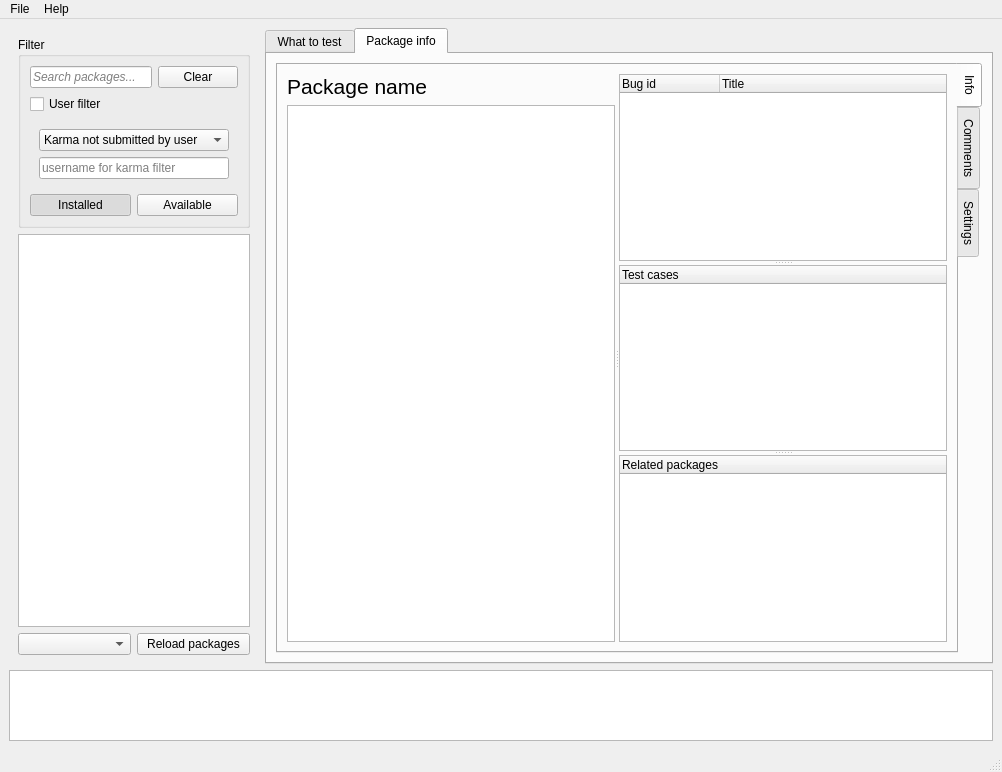
<?xml version="1.0" encoding="UTF-8"?>
<ui version="4.0">
 <class>MainWindow</class>
 <widget class="QMainWindow" name="MainWindow">
  <property name="geometry">
   <rect>
    <x>0</x>
    <y>0</y>
    <width>1002</width>
    <height>772</height>
   </rect>
  </property>
  <property name="windowTitle">
   <string>Fedora Gooey Karma</string>
  </property>
  <widget class="QWidget" name="centralwidget">
   <layout class="QVBoxLayout" name="centralWidgetSplitter">
    <item>
     <layout class="QHBoxLayout" name="horizontalLayout_4">
      <item>
       <widget class="QWidget" name="pkgLists" native="true">
        <property name="maximumSize">
         <size>
          <width>250</width>
          <height>16777215</height>
         </size>
        </property>
        <layout class="QVBoxLayout" name="verticalLayout">
         <item>
          <widget class="QGroupBox" name="groupBox">
           <property name="title">
            <string>Filter</string>
           </property>
           <property name="checkable">
            <bool>false</bool>
           </property>
           <layout class="QVBoxLayout" name="verticalLayout_5">
            <item>
             <layout class="QHBoxLayout" name="horizontalLayout_2">
              <item>
               <widget class="QLineEdit" name="searchEdit">
                <property name="font">
                 <font>
                  <italic>true</italic>
                 </font>
                </property>
                <property name="inputMask">
                 <string/>
                </property>
                <property name="text">
                 <string/>
                </property>
                <property name="placeholderText">
                 <string>Search packages...</string>
                </property>
               </widget>
              </item>
              <item>
               <widget class="QPushButton" name="pushButton">
                <property name="toolTip">
                 <string>Clear search</string>
                </property>
                <property name="text">
                 <string>Clear</string>
                </property>
               </widget>
              </item>
             </layout>
            </item>
            <item>
             <widget class="QCheckBox" name="karmaCheckBox">
              <property name="text">
               <string>User filter</string>
              </property>
              <property name="checked">
               <bool>false</bool>
              </property>
             </widget>
            </item>
            <item>
             <widget class="QWidget" name="karmaFilterWidget" native="true">
              <property name="minimumSize">
               <size>
                <width>0</width>
                <height>0</height>
               </size>
              </property>
              <layout class="QVBoxLayout" name="verticalLayout_8">
               <item>
                <widget class="QComboBox" name="karmaFilterUserCombo">
                 <item>
                  <property name="text">
                   <string>Karma not submitted by user</string>
                  </property>
                 </item>
                 <item>
                  <property name="text">
                   <string>Karma submitted by user</string>
                  </property>
                 </item>
                </widget>
               </item>
               <item>
                <widget class="QLineEdit" name="karmaUsernameEdit">
                 <property name="dragEnabled">
                  <bool>false</bool>
                 </property>
                 <property name="placeholderText">
                  <string>username for karma filter</string>
                 </property>
                </widget>
               </item>
              </layout>
             </widget>
            </item>
            <item>
             <layout class="QHBoxLayout" name="horizontalLayout">
              <item>
               <widget class="QPushButton" name="installedBtn">
                <property name="text">
                 <string>Installed</string>
                </property>
                <property name="checkable">
                 <bool>true</bool>
                </property>
                <property name="checked">
                 <bool>true</bool>
                </property>
                <property name="autoDefault">
                 <bool>false</bool>
                </property>
                <property name="default">
                 <bool>false</bool>
                </property>
                <property name="flat">
                 <bool>false</bool>
                </property>
               </widget>
              </item>
              <item>
               <widget class="QPushButton" name="availableBtn">
                <property name="text">
                 <string>Available</string>
                </property>
                <property name="checkable">
                 <bool>true</bool>
                </property>
                <property name="checked">
                 <bool>false</bool>
                </property>
                <property name="autoDefault">
                 <bool>false</bool>
                </property>
                <property name="default">
                 <bool>false</bool>
                </property>
                <property name="flat">
                 <bool>false</bool>
                </property>
               </widget>
              </item>
             </layout>
            </item>
           </layout>
          </widget>
         </item>
         <item>
          <widget class="QListWidget" name="pkgList">
           <property name="frameShadow">
            <enum>QFrame::Sunken</enum>
           </property>
           <property name="tabKeyNavigation">
            <bool>false</bool>
           </property>
           <property name="sortingEnabled">
            <bool>true</bool>
           </property>
          </widget>
         </item>
         <item>
          <layout class="QHBoxLayout" name="horizontalLayout_5">
           <item>
            <widget class="QComboBox" name="releaseComboBox"/>
           </item>
           <item>
            <widget class="QPushButton" name="loadPackagesBtn">
             <property name="text">
              <string>Reload packages</string>
             </property>
            </widget>
           </item>
          </layout>
         </item>
        </layout>
       </widget>
      </item>
      <item>
       <widget class="QTabWidget" name="tabWidget">
        <property name="sizePolicy">
         <sizepolicy hsizetype="Maximum" vsizetype="Maximum">
          <horstretch>6</horstretch>
          <verstretch>0</verstretch>
         </sizepolicy>
        </property>
        <property name="maximumSize">
         <size>
          <width>9000</width>
          <height>9000</height>
         </size>
        </property>
        <property name="mouseTracking">
         <bool>false</bool>
        </property>
        <property name="styleSheet">
         <string notr="true"/>
        </property>
        <property name="currentIndex">
         <number>1</number>
        </property>
        <widget class="QWidget" name="tabWhatToTest">
         <property name="autoFillBackground">
          <bool>false</bool>
         </property>
         <property name="styleSheet">
          <string notr="true"/>
         </property>
         <attribute name="title">
          <string>What to test</string>
         </attribute>
         <layout class="QHBoxLayout" name="horizontalLayout_6">
          <item>
           <widget class="QToolBox" name="toolBoxWhatToTest">
            <property name="currentIndex">
             <number>2</number>
            </property>
            <widget class="QWidget" name="toolBoxWelcome">
             <property name="geometry">
              <rect>
               <x>0</x>
               <y>0</y>
               <width>84</width>
               <height>84</height>
              </rect>
             </property>
             <attribute name="label">
              <string>Fedora Gooey Karma</string>
             </attribute>
             <layout class="QVBoxLayout" name="verticalLayout_7">
              <item>
               <widget class="QTextBrowser" name="textBrowser_2">
                <property name="styleSheet">
                 <string notr="true">background-color: rgba(255, 255, 255, 0);</string>
                </property>
                <property name="frameShadow">
                 <enum>QFrame::Plain</enum>
                </property>
                <property name="html">
                 <string>&lt;!DOCTYPE HTML PUBLIC &quot;-//W3C//DTD HTML 4.0//EN&quot; &quot;http://www.w3.org/TR/REC-html40/strict.dtd&quot;&gt;
&lt;html&gt;&lt;head&gt;&lt;meta name=&quot;qrichtext&quot; content=&quot;1&quot; /&gt;&lt;style type=&quot;text/css&quot;&gt;
p, li { white-space: pre-wrap; }
&lt;/style&gt;&lt;/head&gt;&lt;body style=&quot; font-family:'Sans Serif'; font-size:10pt; font-weight:400; font-style:normal;&quot;&gt;
&lt;p style=&quot; margin-top:0px; margin-bottom:0px; margin-left:0px; margin-right:0px; -qt-block-indent:0; text-indent:0px;&quot;&gt;Welcome to&lt;span style=&quot; font-weight:600;&quot;&gt; Fedora Gooey Karma&lt;/span&gt; tool which helps you with testing new updates for your Fedora.&lt;/p&gt;
&lt;p style=&quot;-qt-paragraph-type:empty; margin-top:0px; margin-bottom:0px; margin-left:0px; margin-right:0px; -qt-block-indent:0; text-indent:0px;&quot;&gt;&lt;br /&gt;&lt;/p&gt;
&lt;p style=&quot; margin-top:0px; margin-bottom:0px; margin-left:0px; margin-right:0px; -qt-block-indent:0; text-indent:0px;&quot;&gt;To load updates, press lower-left &lt;span style=&quot; font-weight:600;&quot;&gt;Reload packages&lt;/span&gt; button. If you are not sure what you should test, wait until all packages are loaded and see sections below this text.&lt;/p&gt;&lt;/body&gt;&lt;/html&gt;</string>
                </property>
               </widget>
              </item>
             </layout>
            </widget>
            <widget class="QWidget" name="toolBoxNegativeKarma">
             <property name="geometry">
              <rect>
               <x>0</x>
               <y>0</y>
               <width>602</width>
               <height>103</height>
              </rect>
             </property>
             <attribute name="label">
              <string>Updates with negative karma</string>
             </attribute>
             <layout class="QVBoxLayout" name="verticalLayout_9">
              <item alignment="Qt::AlignTop">
               <widget class="QLabel" name="label_6">
                <property name="text">
                 <string>It would be nice to re-test updates which has got negative karma. See these packages below.</string>
                </property>
               </widget>
              </item>
              <item>
               <widget class="QTreeWidget" name="tool_pkg_list_negative">
                <column>
                 <property name="text">
                  <string>Package</string>
                 </property>
                </column>
               </widget>
              </item>
             </layout>
            </widget>
            <widget class="QWidget" name="toolBoxRunning">
             <property name="geometry">
              <rect>
               <x>0</x>
               <y>0</y>
               <width>712</width>
               <height>454</height>
              </rect>
             </property>
             <attribute name="label">
              <string>Currently running applications</string>
             </attribute>
             <layout class="QVBoxLayout" name="verticalLayout_12">
              <item>
               <widget class="QTreeWidget" name="tool_pkg_list_running">
                <column>
                 <property name="text">
                  <string>Package</string>
                 </property>
                </column>
               </widget>
              </item>
             </layout>
            </widget>
            <widget class="QWidget" name="toolBoxFavorite">
             <property name="geometry">
              <rect>
               <x>0</x>
               <y>0</y>
               <width>361</width>
               <height>122</height>
              </rect>
             </property>
             <attribute name="label">
              <string>Favorite packages</string>
             </attribute>
             <layout class="QVBoxLayout" name="toolBoxFavoriteLayout">
              <item>
               <widget class="QTreeWidget" name="tool_pkg_list_favorite">
                <column>
                 <property name="text">
                  <string>Package</string>
                 </property>
                </column>
               </widget>
              </item>
              <item>
               <layout class="QHBoxLayout" name="horizontalLayout_7">
                <property name="topMargin">
                 <number>0</number>
                </property>
                <item>
                 <widget class="QWidget" name="tool_add_remove_pkg" native="true">
                  <property name="minimumSize">
                   <size>
                    <width>0</width>
                    <height>0</height>
                   </size>
                  </property>
                  <layout class="QHBoxLayout" name="horizontalLayout_9">
                   <item>
                    <widget class="QPushButton" name="btn_tool_remove_pkg">
                     <property name="text">
                      <string>Remove selected package</string>
                     </property>
                    </widget>
                   </item>
                   <item>
                    <spacer name="horizontalSpacer">
                     <property name="orientation">
                      <enum>Qt::Horizontal</enum>
                     </property>
                     <property name="sizeHint" stdset="0">
                      <size>
                       <width>40</width>
                       <height>20</height>
                      </size>
                     </property>
                    </spacer>
                   </item>
                   <item>
                    <widget class="QLineEdit" name="tool_pkg_name"/>
                   </item>
                   <item>
                    <widget class="QPushButton" name="btn_tool_add_pkg">
                     <property name="text">
                      <string>Add package</string>
                     </property>
                    </widget>
                   </item>
                  </layout>
                 </widget>
                </item>
               </layout>
              </item>
             </layout>
            </widget>
            <widget class="QWidget" name="toolBoxIgnored">
             <property name="geometry">
              <rect>
               <x>0</x>
               <y>0</y>
               <width>84</width>
               <height>84</height>
              </rect>
             </property>
             <attribute name="label">
              <string>Ignored packages</string>
             </attribute>
             <layout class="QVBoxLayout" name="toolBoxIgnoredLayout">
              <item>
               <widget class="QTreeWidget" name="tool_pkg_list_ignored">
                <column>
                 <property name="text">
                  <string>Package</string>
                 </property>
                </column>
               </widget>
              </item>
             </layout>
            </widget>
           </widget>
          </item>
         </layout>
        </widget>
        <widget class="QWidget" name="TabInfo">
         <property name="cursor">
          <cursorShape>ArrowCursor</cursorShape>
         </property>
         <property name="styleSheet">
          <string notr="true"/>
         </property>
         <attribute name="title">
          <string>Package info</string>
         </attribute>
         <layout class="QVBoxLayout" name="verticalLayout_4">
          <item alignment="Qt::AlignTop">
           <widget class="QTabWidget" name="tabWidget_side">
            <property name="tabPosition">
             <enum>QTabWidget::East</enum>
            </property>
            <property name="currentIndex">
             <number>0</number>
            </property>
            <widget class="QWidget" name="tabPkg_info">
             <attribute name="title">
              <string>Info</string>
             </attribute>
             <layout class="QVBoxLayout" name="verticalLayout_6">
              <item>
               <widget class="QSplitter" name="splitter_6">
                <property name="orientation">
                 <enum>Qt::Vertical</enum>
                </property>
                <widget class="QSplitter" name="splitter_7">
                 <property name="orientation">
                  <enum>Qt::Horizontal</enum>
                 </property>
                 <widget class="QWidget" name="layoutWidget_2">
                  <layout class="QVBoxLayout" name="verticalLayout_11">
                   <item>
                    <widget class="QLabel" name="pkgNameLabel">
                     <property name="font">
                      <font>
                       <pointsize>16</pointsize>
                      </font>
                     </property>
                     <property name="cursor">
                      <cursorShape>ArrowCursor</cursorShape>
                     </property>
                     <property name="mouseTracking">
                      <bool>false</bool>
                     </property>
                     <property name="focusPolicy">
                      <enum>Qt::NoFocus</enum>
                     </property>
                     <property name="acceptDrops">
                      <bool>false</bool>
                     </property>
                     <property name="text">
                      <string>Package name</string>
                     </property>
                     <property name="textInteractionFlags">
                      <set>Qt::LinksAccessibleByMouse|Qt::TextSelectableByMouse</set>
                     </property>
                    </widget>
                   </item>
                   <item>
                    <widget class="QTextBrowser" name="textBrowser">
                     <property name="font">
                      <font>
                       <family>Monospace</family>
                       <pointsize>8</pointsize>
                      </font>
                     </property>
                     <property name="styleSheet">
                      <string notr="true"/>
                     </property>
                     <property name="html">
                      <string>&lt;!DOCTYPE HTML PUBLIC &quot;-//W3C//DTD HTML 4.0//EN&quot; &quot;http://www.w3.org/TR/REC-html40/strict.dtd&quot;&gt;
&lt;html&gt;&lt;head&gt;&lt;meta name=&quot;qrichtext&quot; content=&quot;1&quot; /&gt;&lt;style type=&quot;text/css&quot;&gt;
p, li { white-space: pre-wrap; }
&lt;/style&gt;&lt;/head&gt;&lt;body style=&quot; font-family:'Monospace'; font-size:8pt; font-weight:400; font-style:normal;&quot;&gt;
&lt;p style=&quot;-qt-paragraph-type:empty; margin-top:0px; margin-bottom:0px; margin-left:0px; margin-right:0px; -qt-block-indent:0; text-indent:0px; font-size:10pt;&quot;&gt;&lt;br /&gt;&lt;/p&gt;&lt;/body&gt;&lt;/html&gt;</string>
                     </property>
                    </widget>
                   </item>
                  </layout>
                 </widget>
                 <widget class="QSplitter" name="splitter_8">
                  <property name="orientation">
                   <enum>Qt::Vertical</enum>
                  </property>
                  <widget class="QTreeWidget" name="treeWidget_bugs">
                   <property name="cursor" stdset="0">
                    <cursorShape>ArrowCursor</cursorShape>
                   </property>
                   <property name="verticalScrollBarPolicy">
                    <enum>Qt::ScrollBarAsNeeded</enum>
                   </property>
                   <property name="horizontalScrollBarPolicy">
                    <enum>Qt::ScrollBarAsNeeded</enum>
                   </property>
                   <property name="rootIsDecorated">
                    <bool>false</bool>
                   </property>
                   <property name="wordWrap">
                    <bool>false</bool>
                   </property>
                   <property name="columnCount">
                    <number>2</number>
                   </property>
                   <column>
                    <property name="text">
                     <string>Bug id</string>
                    </property>
                   </column>
                   <column>
                    <property name="text">
                     <string>Title</string>
                    </property>
                   </column>
                  </widget>
                  <widget class="QTreeWidget" name="treeWidget_test_cases">
                   <property name="rootIsDecorated">
                    <bool>false</bool>
                   </property>
                   <column>
                    <property name="text">
                     <string>Test cases</string>
                    </property>
                   </column>
                  </widget>
                  <widget class="QTreeWidget" name="treeWidget_related_packages">
                   <column>
                    <property name="text">
                     <string>Related packages</string>
                    </property>
                   </column>
                  </widget>
                 </widget>
                </widget>
               </widget>
              </item>
             </layout>
            </widget>
            <widget class="QWidget" name="tabPkg_karma">
             <attribute name="title">
              <string>Comments</string>
             </attribute>
             <layout class="QVBoxLayout" name="verticalLayout_13">
              <item>
               <layout class="QVBoxLayout" name="verticalLayout_2">
                <item>
                 <widget class="QLabel" name="label">
                  <property name="font">
                   <font>
                    <pointsize>16</pointsize>
                   </font>
                  </property>
                  <property name="text">
                   <string>FAS credentials</string>
                  </property>
                 </widget>
                </item>
                <item>
                 <layout class="QHBoxLayout" name="horizontalLayout_8">
                  <item>
                   <widget class="QLineEdit" name="usernameEdit">
                    <property name="placeholderText">
                     <string>username</string>
                    </property>
                   </widget>
                  </item>
                  <item>
                   <widget class="QLineEdit" name="passwordEdit">
                    <property name="echoMode">
                     <enum>QLineEdit::Password</enum>
                    </property>
                    <property name="placeholderText">
                     <string>password</string>
                    </property>
                   </widget>
                  </item>
                  <item>
                   <widget class="QComboBox" name="karmaBox">
                    <property name="currentIndex">
                     <number>1</number>
                    </property>
                    <item>
                     <property name="text">
                      <string>+1</string>
                     </property>
                    </item>
                    <item>
                     <property name="text">
                      <string>0</string>
                     </property>
                    </item>
                    <item>
                     <property name="text">
                      <string>-1</string>
                     </property>
                    </item>
                   </widget>
                  </item>
                  <item>
                   <widget class="QPushButton" name="sendBtn">
                    <property name="text">
                     <string>Send Karma</string>
                    </property>
                   </widget>
                  </item>
                 </layout>
                </item>
                
                <item>	  
					<widget class="QCheckBox" name="fasCheckBox">
					<property name="text">
					<string>Keep me signed in</string>
					</property>
					<property name="checked">
					<bool>true</bool>
					</property>
					</widget>
				</item>
                
                <item>
                 <widget class="QLabel" name="label_2">
                  <property name="font">
                   <font>
                    <pointsize>16</pointsize>
                   </font>
                  </property>
                  <property name="text">
                   <string>Your comment</string>
                  </property>
                 </widget>
                </item>
                <item>
                 <widget class="QSplitter" name="splitter">
                  <property name="orientation">
                   <enum>Qt::Vertical</enum>
                  </property>
                  <property name="handleWidth">
                   <number>6</number>
                  </property>
                  <widget class="QPlainTextEdit" name="commentEdit">
                   <property name="maximumSize">
                    <size>
                     <width>16777215</width>
                     <height>80</height>
                    </size>
                   </property>
                  </widget>
                  <widget class="QTreeWidget" name="treeWidget_feedback">
                   <property name="minimumSize">
                    <size>
                     <width>0</width>
                     <height>0</height>
                    </size>
                   </property>
                   <property name="rootIsDecorated">
                    <bool>false</bool>
                   </property>
                   <property name="uniformRowHeights">
                    <bool>false</bool>
                   </property>
                   <property name="sortingEnabled">
                    <bool>true</bool>
                   </property>
                   <attribute name="headerCascadingSectionResizes">
                    <bool>false</bool>
                   </attribute>
                   <attribute name="headerMinimumSectionSize">
                    <number>30</number>
                   </attribute>
                   <column>
                    <property name="text">
                     <string>#</string>
                    </property>
                    <property name="textAlignment">
                     <set>AlignRight|AlignVCenter</set>
                    </property>
                   </column>
                   <column>
                    <property name="text">
                     <string>Karma</string>
                    </property>
                   </column>
                   <column>
                    <property name="text">
                     <string>User</string>
                    </property>
                    <property name="font">
                     <font>
                      <weight>75</weight>
                      <bold>true</bold>
                     </font>
                    </property>
                   </column>
                   <column>
                    <property name="text">
                     <string>Comment</string>
                    </property>
                   </column>
                  </widget>
                 </widget>
                </item>
               </layout>
              </item>
             </layout>
            </widget>
            <widget class="QWidget" name="tabPkg_settings">
             <attribute name="title">
              <string>Settings</string>
             </attribute>
             <layout class="QVBoxLayout" name="verticalLayout_10">
              <item>
               <layout class="QFormLayout" name="formLayout">
                <property name="fieldGrowthPolicy">
                 <enum>QFormLayout::ExpandingFieldsGrow</enum>
                </property>
                <item row="5" column="0">
                 <widget class="QLabel" name="label_7">
                  <property name="text">
                   <string>Package category</string>
                  </property>
                 </widget>
                </item>
                <item row="5" column="1">
                 <widget class="QRadioButton" name="settings_pkg_cat_normal">
                  <property name="text">
                   <string>Normal package</string>
                  </property>
                  <property name="checked">
                   <bool>true</bool>
                  </property>
                 </widget>
                </item>
                <item row="6" column="1">
                 <widget class="QRadioButton" name="settings_pkg_cat_favorite">
                  <property name="text">
                   <string>Favorite package</string>
                  </property>
                 </widget>
                </item>
                <item row="7" column="1">
                 <widget class="QRadioButton" name="settings_pkg_cat_ignored">
                  <property name="text">
                   <string>Ignore this package</string>
                  </property>
                 </widget>
                </item>
                <item row="3" column="1">
                 <widget class="QPushButton" name="pkg_settings_open_bodhi_update">
                  <property name="text">
                   <string>Open bodhi update in web browser</string>
                  </property>
                 </widget>
                </item>
                <item row="4" column="1">
                 <widget class="QPushButton" name="pkg_settings_download_source_rpm">
                  <property name="text">
                   <string>Download source RPM</string>
                  </property>
                 </widget>
                </item>
                <item row="3" column="0">
                 <widget class="QLabel" name="label_8">
                  <property name="text">
                   <string>Tools</string>
                  </property>
                 </widget>
                </item>
               </layout>
              </item>
             </layout>
            </widget>
           </widget>
          </item>
         </layout>
        </widget>
       </widget>
      </item>
     </layout>
    </item>
    <item>
     <widget class="QListWidget" name="statusList">
      <property name="sizePolicy">
       <sizepolicy hsizetype="Expanding" vsizetype="Maximum">
        <horstretch>0</horstretch>
        <verstretch>0</verstretch>
       </sizepolicy>
      </property>
      <property name="maximumSize">
       <size>
        <width>16777215</width>
        <height>80</height>
       </size>
      </property>
      <property name="mouseTracking">
       <bool>true</bool>
      </property>
      <property name="toolTip">
       <string>Press and hold mouse button to expand</string>
      </property>
      <property name="selectionMode">
       <enum>QAbstractItemView::NoSelection</enum>
      </property>
      <property name="sortingEnabled">
       <bool>false</bool>
      </property>
     </widget>
    </item>
   </layout>
  </widget>
  <widget class="QMenuBar" name="menubar">
   <property name="geometry">
    <rect>
     <x>0</x>
     <y>0</y>
     <width>1002</width>
     <height>21</height>
    </rect>
   </property>
   <widget class="QMenu" name="menuFile">
    <property name="title">
     <string>File</string>
    </property>
    <addaction name="actionQuit"/>
   </widget>
   <widget class="QMenu" name="menuHelp">
    <property name="title">
     <string>Help</string>
    </property>
    <addaction name="actionAbout"/>
   </widget>
   <addaction name="menuFile"/>
   <addaction name="menuHelp"/>
  </widget>
  <widget class="QStatusBar" name="statusBar"/>
  <action name="actionQuit">
   <property name="text">
    <string>Quit</string>
   </property>
  </action>
  <action name="actionAbout">
   <property name="text">
    <string>About Fedora Gooey Karma</string>
   </property>
  </action>
 </widget>
 <tabstops>
  <tabstop>karmaBox</tabstop>
  <tabstop>sendBtn</tabstop>
  <tabstop>loadPackagesBtn</tabstop>
  <tabstop>availableBtn</tabstop>
  <tabstop>pkgList</tabstop>
  <tabstop>releaseComboBox</tabstop>
  <tabstop>installedBtn</tabstop>
 </tabstops>
 <resources/>
 <connections>
  <connection>
   <sender>karmaCheckBox</sender>
   <signal>toggled(bool)</signal>
   <receiver>karmaFilterWidget</receiver>
   <slot>setShown(bool)</slot>
   <hints>
    <hint type="sourcelabel">
     <x>84</x>
     <y>96</y>
    </hint>
    <hint type="destinationlabel">
     <x>40</x>
     <y>142</y>
    </hint>
   </hints>
  </connection>
  <connection>
   <sender>pushButton</sender>
   <signal>clicked()</signal>
   <receiver>searchEdit</receiver>
   <slot>clear()</slot>
   <hints>
    <hint type="sourcelabel">
     <x>220</x>
     <y>70</y>
    </hint>
    <hint type="destinationlabel">
     <x>188</x>
     <y>69</y>
    </hint>
   </hints>
  </connection>
 </connections>
</ui>
